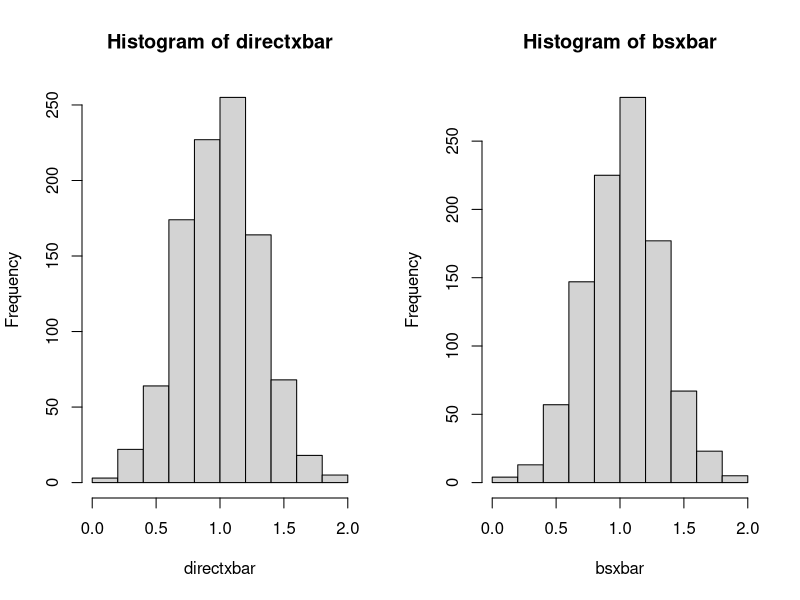
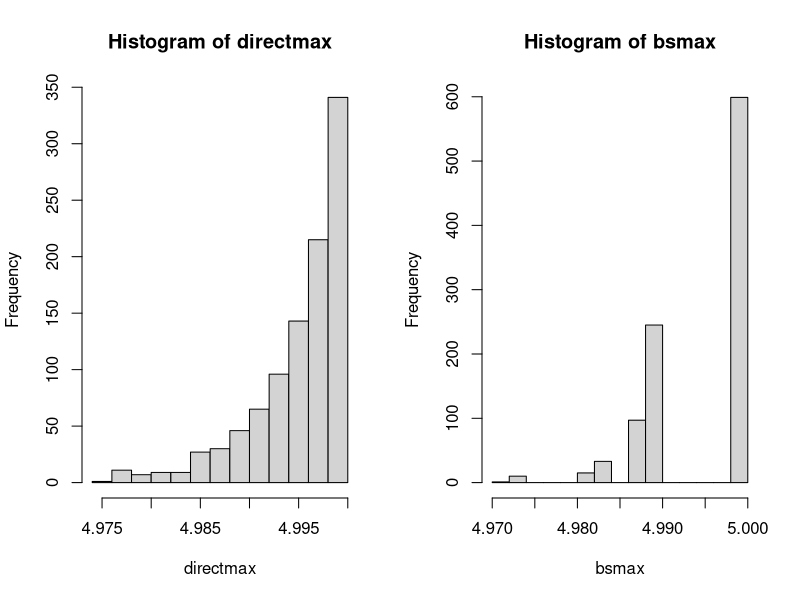

These figures' R source, in order:
##Draw 100 numbers from a normal distribution (mean = 1, sd = 3)
#Get distribution of xbar through drawing from the distribution directly
#Then get distribution of xbar through bootstrapping
study <- rnorm(100, mean = 1, sd = 3) #original data
#Get distribution of direct draws
directxbar <- c() #hold means
for(i in 1:1000)
{
  directxbar <- c(directxbar, mean(rnorm(100, mean = 1, sd = 3)))
}
#Get distribution through bootstrap
bsxbar <- c()
for(i in 1:1000)
{
  bsxbar <- c(bsxbar, mean(sample(study, 100, replace = T)))
}
par(mfrow = c(1,2))
hist(directxbar)
hist(bsxbar)
##Second Example: Draw 1000 from a uniform distribution (min = 0, max = 5)
#Get a distribution of the largest value (Xn)
#Use the same methodology (compare direct draws and bootstrapped draws)
unifstudy <- runif(1000, min = 0, max = 5)
#Distribution of direct draws
directmax <- c()
for(i in 1:1000)
{
  directmax <- c(directmax, max(runif(1000, min = 0, max = 5)))
}
hist(directmax)
#Distribution of bootstrap
bsmax <- c()
for(i in 1:1000)
{
  bsmax <- c(bsmax, max(sample(unifstudy, 1000, replace = T)))
}
hist(bsmax)
